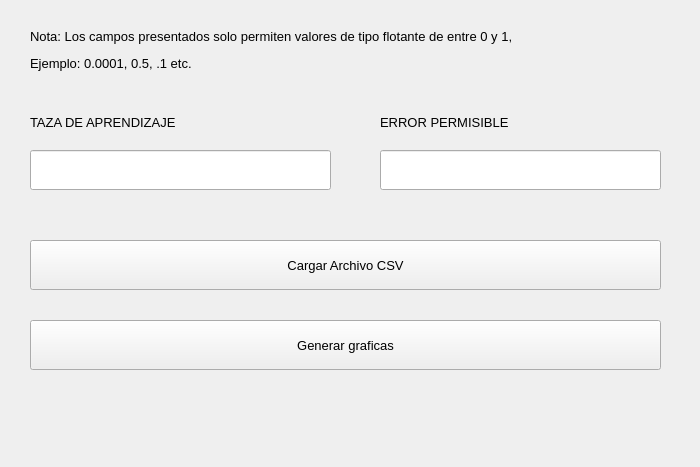
<?xml version="1.0" encoding="UTF-8"?>
<ui version="4.0">
 <class>Form</class>
 <widget class="QWidget" name="Form">
  <property name="geometry">
   <rect>
    <x>0</x>
    <y>0</y>
    <width>700</width>
    <height>467</height>
   </rect>
  </property>
  <property name="font">
   <font>
    <pointsize>10</pointsize>
   </font>
  </property>
  <property name="windowTitle">
   <string>Form</string>
  </property>
  <widget class="QLabel" name="labelTaprendizaje">
   <property name="geometry">
    <rect>
     <x>30</x>
     <y>110</y>
     <width>181</width>
     <height>25</height>
    </rect>
   </property>
   <property name="text">
    <string>TAZA DE APRENDIZAJE </string>
   </property>
  </widget>
  <widget class="QLabel" name="labelEpermisible">
   <property name="geometry">
    <rect>
     <x>380</x>
     <y>110</y>
     <width>151</width>
     <height>25</height>
    </rect>
   </property>
   <property name="text">
    <string>ERROR PERMISIBLE</string>
   </property>
  </widget>
  <widget class="QLineEdit" name="lineEditTAprendizaje">
   <property name="geometry">
    <rect>
     <x>30</x>
     <y>150</y>
     <width>301</width>
     <height>40</height>
    </rect>
   </property>
  </widget>
  <widget class="QLineEdit" name="lineEditEPermisible">
   <property name="geometry">
    <rect>
     <x>380</x>
     <y>150</y>
     <width>281</width>
     <height>40</height>
    </rect>
   </property>
  </widget>
  <widget class="QPushButton" name="cargarArchivo">
   <property name="geometry">
    <rect>
     <x>30</x>
     <y>240</y>
     <width>631</width>
     <height>50</height>
    </rect>
   </property>
   <property name="text">
    <string>Cargar Archivo CSV</string>
   </property>
  </widget>
  <widget class="QLabel" name="labelMensaje">
   <property name="geometry">
    <rect>
     <x>30</x>
     <y>400</y>
     <width>621</width>
     <height>30</height>
    </rect>
   </property>
   <property name="text">
    <string/>
   </property>
  </widget>
  <widget class="QLabel" name="labelNota">
   <property name="geometry">
    <rect>
     <x>30</x>
     <y>20</y>
     <width>631</width>
     <height>61</height>
    </rect>
   </property>
   <property name="text">
    <string>&lt;html&gt;&lt;head/&gt;&lt;body&gt;&lt;p&gt;Nota: Los campos presentados solo permiten valores de tipo flotante de entre 0 y 1,&lt;/p&gt;&lt;p&gt;Ejemplo: 0.0001, 0.5, .1 etc.&lt;/p&gt;&lt;/body&gt;&lt;/html&gt;</string>
   </property>
  </widget>
  <widget class="QPushButton" name="pushButtonEjecutar">
   <property name="geometry">
    <rect>
     <x>30</x>
     <y>320</y>
     <width>631</width>
     <height>50</height>
    </rect>
   </property>
   <property name="text">
    <string>Generar graficas</string>
   </property>
  </widget>
 </widget>
 <resources/>
 <connections/>
</ui>
